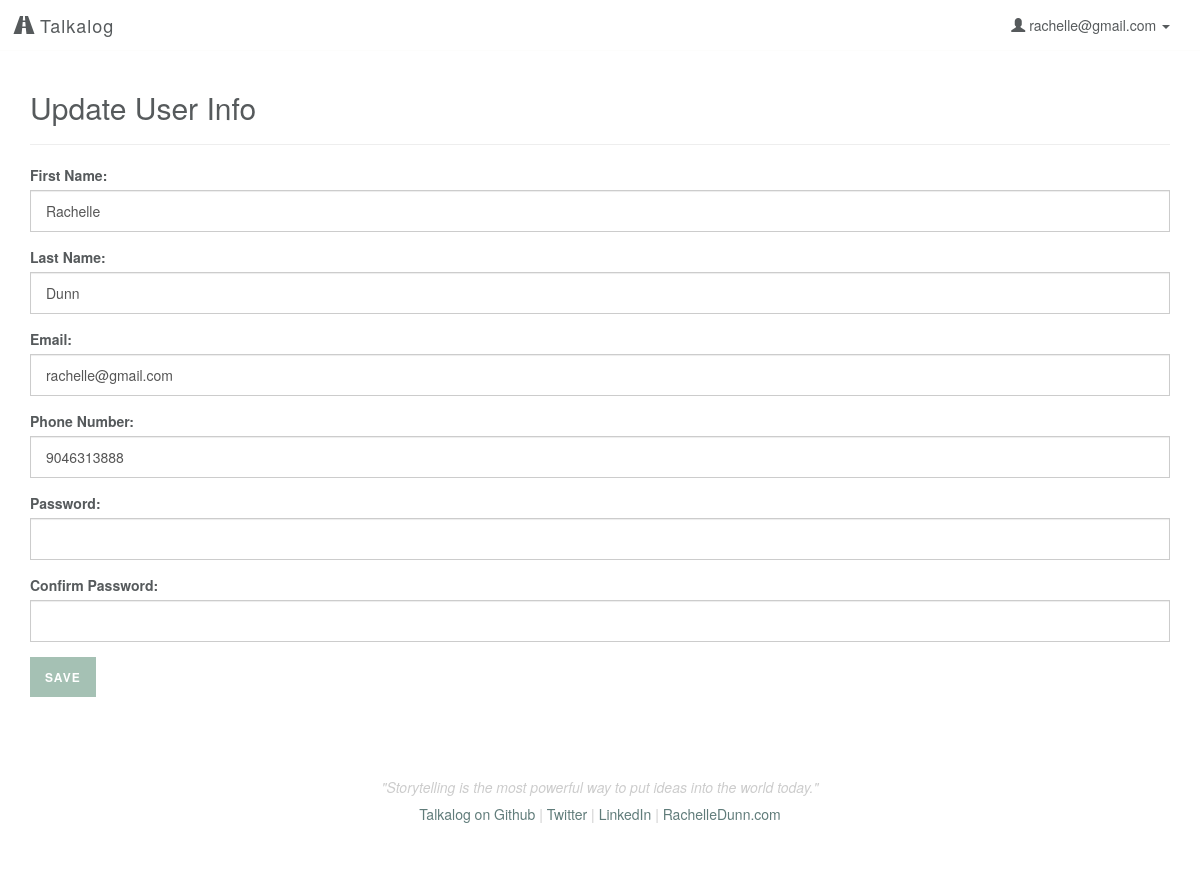
Page /edit/user (signed in) on the committed database.
### model.py (models this page shows, shortened)
class User(db.Model):
    __tablename__ = "Users"
    id = db.Column(db.Integer, autoincrement=True, primary_key=True)
    email = db.Column(db.String(100), nullable=False)
    password = db.Column(db.String(50), nullable=False)
    first_name = db.Column(db.String(50), nullable=False)
    last_name = db.Column(db.String(50), nullable=False)
    tel = db.Column(db.String, nullable=False)

### server.py (the view)
@app.route('/edit/user', methods=['GET', 'POST'])
def edit_user_info():
	"""Allow users to edit info."""
	if 'email' in session:
		user_email = session['email']
		user = User.query.filter_by(email=user_email).first()
		if request.method == 'POST':
			entered_fname = request.form['first_name']
			entered_lname = request.form['last_name']
			entered_email = request.form['email']
			entered_tel = request.form['tel']
			entered_pw = request.form['password']
			entered_pw2 = request.form['password2']
			if entered_pw != entered_pw2:
				flash('Your passwords did not match')
				return redirect('/edit/user')
			else:
				if entered_fname:
					user.first_name = entered_fname
				if entered_lname:
					user.last_name = entered_lname
				if entered_email:
					user.email = entered_email
				if entered_tel:
					user.tel = entered_tel
				if entered_pw:
					user.password = entered_pw
				db.session.commit()
				session['email'] = entered_email
				flash('User info successfully updated!')
				return redirect('/')
		return render_template('edit_profile.html', user=user)
	else:
		flash('You must be logged in to edit your profile')
		return redirect('/login')

### templates/edit_profile.html
{% extends 'base.html' %}
{% block content %}
    <h2>Update User Info</h2>
    <hr>
    <form action="/edit/user" method="POST">
        <div class="form-group">
            <label for="first_name">First Name:</label>
            <input type="text" name="first_name" placeholder="First name" class="form-control" value="{{ user.first_name }}">
        </div>
        <div class="form-group">
            <label for="last_name">Last Name:</label>
            <input type="text" name="last_name" placeholder="Last name" class="form-control" value="{{ user.last_name }}">
        </div>
        <div class="form-group">
            <label for="email">Email:</label>
            <input type="text" name="email" placeholder="name@domain.com" class="form-control" value="{{ user.email }}">
        </div>
        <div class="form-group">
            <label for="tel">Phone Number:</label>
            <input type="tel" name="tel" class="form-control" placeholder="5555555555" min="10" max="10" value="{{ user.tel }}">
        </div>
        <div class="form-group">
            <label for="password">Password:</label>
            <input type="text" name="password" class="form-control">
        </div>
        <div class="form-group">
            <label for="password2">Confirm Password:</label>
            <input type="text" name="password2" class="form-control">
        </div>
        <input type="submit" value="Save" class="button">
    </form>
{% endblock %}

### templates/base.html (shortened to what this page needs)
<!DOCTYPE html>
<html lang="en">
    <head>
        <link rel="stylesheet" href="https://maxcdn.bootstrapcdn.com/bootstrap/3.3.4/css/bootstrap.min.css">
        <link rel="stylesheet" href="/static/css/style.css"/>
        <link rel="stylesheet" href="https://ajax.googleapis.com/ajax/libs/jqueryui/1.11.4/themes/smoothness/jquery-ui.css"/>
    </head>
    <body>
        <nav class="navbar navbar-default">
            <div class="container-fluid">
                <div class="navbar-header">
                    <a class="navbar-brand" href="/"><span class="glyphicon glyphicon-road" aria-hidden="true"></span> Talkalog</a>
                </div>
                <div class="collapse navbar-collapse" id="bs-example-navbar-collapse-1">
                    <ul class="nav navbar-nav navbar-right">
                    {% if 'email' in session %}
                        <li class="dropdown">
                        <a href="#" class="dropdown-toggle" data-toggle="dropdown" role="button" aria-expanded="false"><span class="glyphicon glyphicon-user" aria-hidden="true"></span> {{ session['email'] }} <span class="caret"></span></a>
                        </li>
                    {% else %}
                        <li><a href="/login">Login</a></li>
                        <li><a href="/signup">Sign Up</a></li>
                    {% endif %}
                    </ul>
                </div>
            </div>
        </nav>
        <div class="container">
            {% block content %}{% endblock %}
        </div>
        <div class="container">
            <footer class="footer">
                <p>"Storytelling is the most powerful way to put ideas into the world today."</p>
                <h5><a href="http://github.com/rachelledunn/talkalog" target="_blank">Talkalog on Github</a> | <a href="http://twitter.com/rchdnn" target="_blank">Twitter</a> | <a href="http://linkedin.com/in/rachelledunn" target="_blank">LinkedIn</a> | <a href="http://rachelledunn.com/" target="_blank">RachelleDunn.com</a></h5>
            </footer>
        </div>
    </body>
</html>

### static/css/style.css (style rules this page uses)
body { background-color: #ffffff; color: #565a5c; }
a { color: #607c7a; -webkit-transition: color 0.1s linear 0s; -moz-transition: color 0.1s linear 0s; -o-transition: color 0.1s linear 0s; transition: color 0.1s linear 0s; }
.h1, .h2, .h3, .h4, .h5, h1, h2, h3, h4, h5 { font-weight: 200; }
.button { display: inline-block; text-decoration: none; border: none; height: 36px; line-height: 36px; color: #ffffff; background: #A5C1B4; -webkit-background-clip: padding-box; -moz-background-clip: padding; background-clip: padding-box; font-size: 1em; padding: 2px 15px; -webkit-transition: all 0.2s ease-out; -moz-transition: all 0.2s ease-out; -o-transition: all 0.2s ease-out; transition: all 0.2s ease-out; -webkit-box-sizing: content-box; -moz-box-sizing: content-box; box-sizing: content-box; cursor: pointer; zoom: 1; -webkit-backface-visibility: hidden; position: relative; text-transform: uppercase; letter-spacing: 1px; font-weight: 700; font-size: 12px; }
input.form-control { border-radius: 0; padding: 20px 15px; }
.navbar-default { border-radius: 0; border: none; background: transparent; border-bottom: 1px solid rgba(244, 243, 241, 0.2); }
.navbar-default .navbar-brand { font-weight: 200; letter-spacing: 1px; }
.navbar-default a, .navbar-default .navbar-brand, .navbar-default .navbar-nav > li > a { color: #565a5c; }
.footer { padding-top: 40px; padding-bottom: 40px; margin-top: 40px; text-align: center; color: #cccccc; }
.footer p { font-style: italic; }

### rows in the picture
User: email "rachelle@gmail.com", first_name "Rachelle", last_name "Dunn", tel "9046313888"
